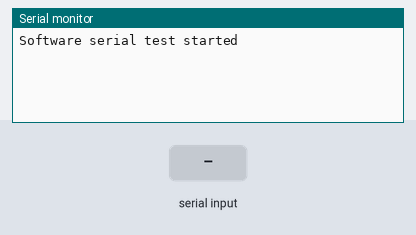
The program below on a simulated ESP8266 (NodeMCU). On the bench: the last lines printed to the serial monitor. The test bench sets the inputs (shaded band).

Above: at 1.2 s.
1.3 s: "1" received over the second serial link
At 2.5 s:
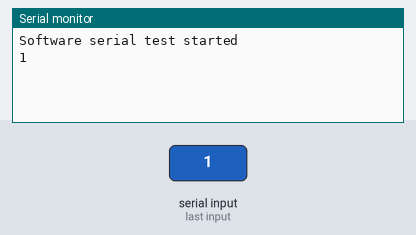
2.8 s: "0" received over the second serial link
At 3.9 s:
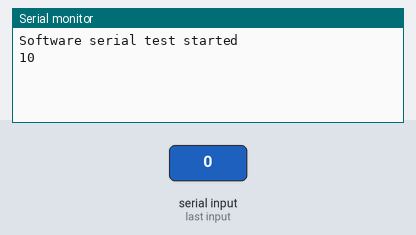

The program:

main.cpp
```cpp
// On ESP8266:
// At 80MHz runs up 57600ps, and at 160MHz CPU frequency up to 115200bps with only negligible errors.
// Connect pin 12 to 14.
#include <Arduino.h>
#include <SoftwareSerial.h>

#if defined(ESP8266) && !defined(D5)
#define D5 (14)
#define D6 (12)
#define D7 (13)
#define D8 (15)
#endif

#ifdef ESP32
#define BAUD_RATE 57600
#else
#define BAUD_RATE 115200
#endif

// Reminder: the buffer size optimizations here, in particular the isrBufSize that only accommodates
// a single 8N1 word, are on the basis that any char written to the loopback SoftwareSerial adapter gets read
// before another write is performed. Block writes with a size greater than 1 would usually fail.
SoftwareSerial swSer(5,4);

void setup() {
	Serial.begin(115200);
	swSer.begin(115200);

	Serial.println("\nSoftware serial test started");

	for (char ch = ' '; ch <= 'z'; ch++) {
		swSer.write(ch);
	}
	swSer.println("");
}

void loop() {
	while (swSer.available() > 0) {
		Serial.write(swSer.read());
		yield();
	}
	while (Serial.available() > 0) {
		swSer.write(Serial.read());
		yield();
	}

}
```

Measured:
- after the input at 1.3 s, the serial monitor: prints a new line at once (image 1)
- after the input at 2.8 s, the serial monitor: prints a new line at once (image 2)
